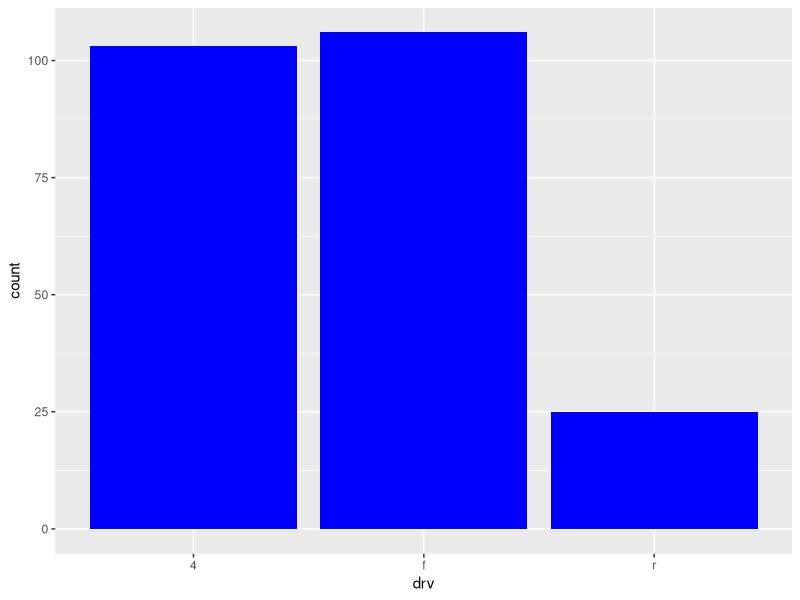
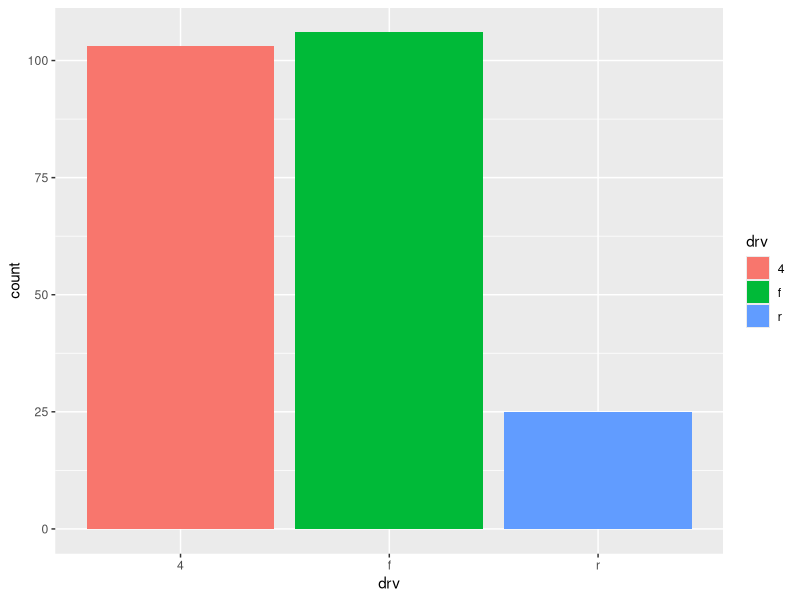
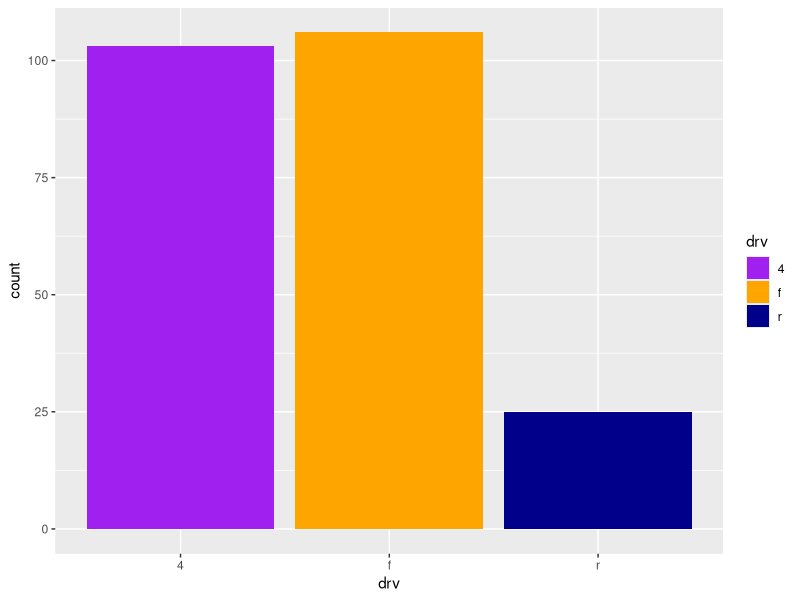
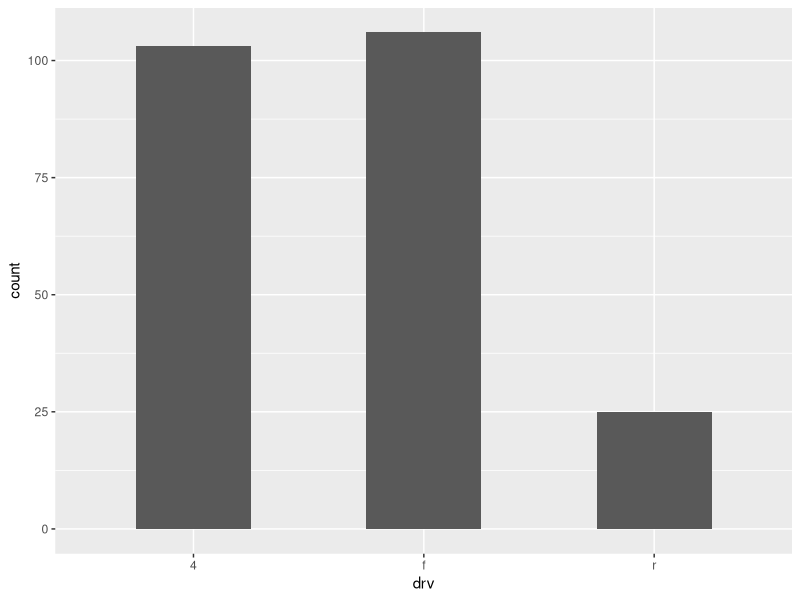
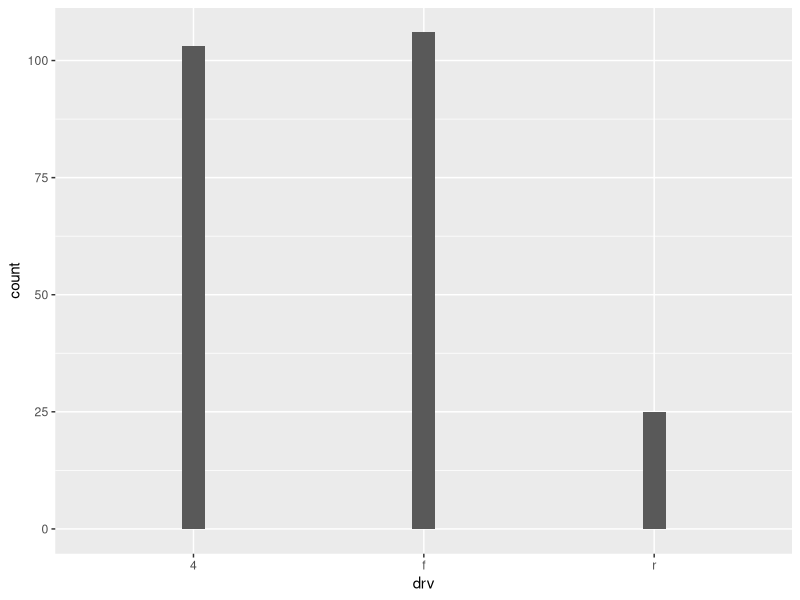
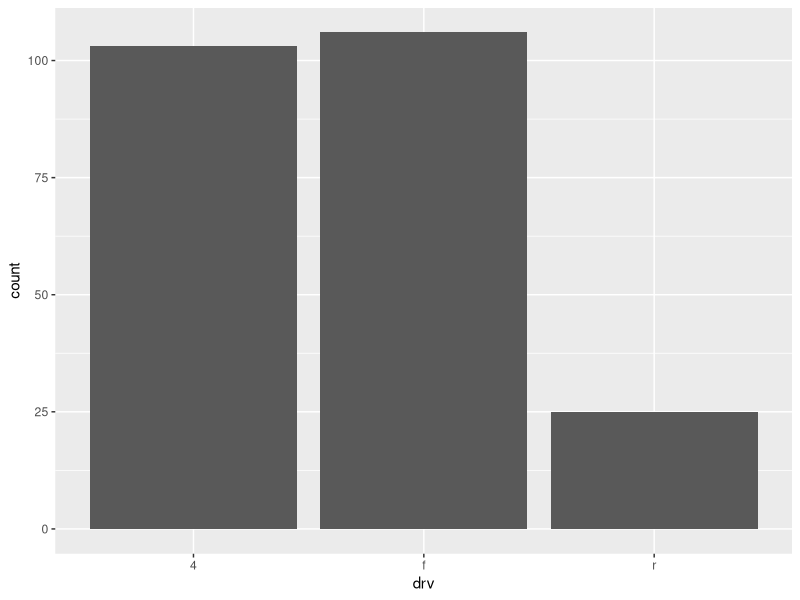
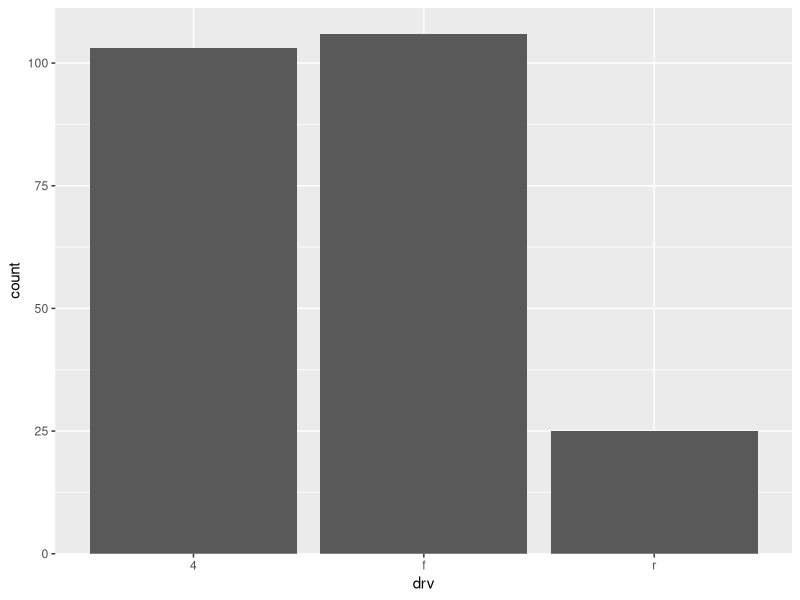
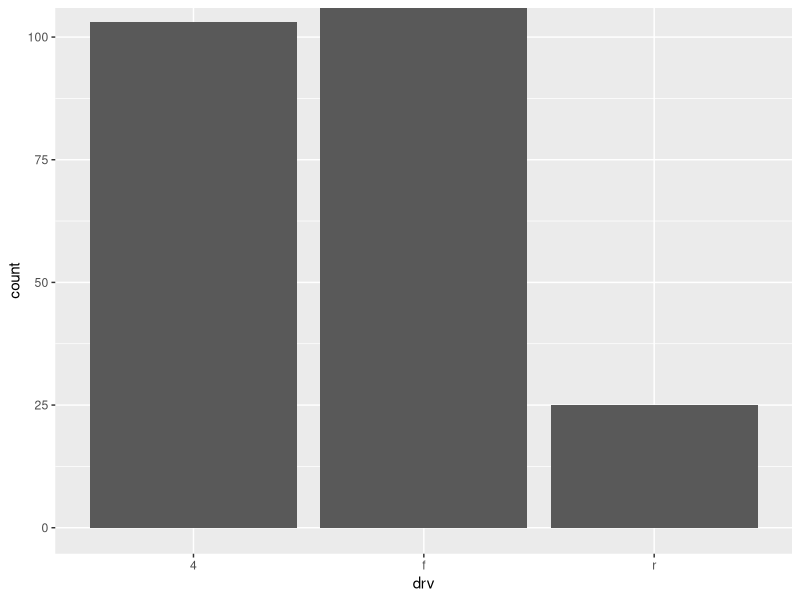

Write the R code that produced these figures, in order.
## ---- chunk 1
library(ggplot2)
library(dplyr)
library(tidyr)

knitr::opts_chunk$set(
  fig.dpi = 300, 
  collapse = TRUE, 
  comment = "#>",
  fig.asp = 0.618,
  fig.width = 6,
  out.width = "80%"
  )
## ---- chunk 2
ggplot(mpg, aes(x = drv)) +
  geom_bar(fill = "blue")
## ---- chunk 3
ggplot(mpg, aes(x = drv, fill = drv)) +
  geom_bar()
## ---- chunk 4
ggplot(mpg, aes(x = drv, fill = drv)) +
  geom_bar() +
  scale_fill_manual(values = c("purple", "orange", "darkblue"))
## ---- chunk 5
ggplot(mpg, aes(x = drv)) +
  geom_bar(width = 0.5)

ggplot(mpg, aes(x = drv)) +
  geom_bar(width = 0.1)
## ---- chunk 6
ggplot(mpg, aes(x = drv)) +
  geom_bar()
## ---- chunk 7
ggplot(mpg, aes(x = drv)) +
  geom_bar() +
  scale_y_continuous(expand = expansion(mult = c(0, 0.05)))
## ---- chunk 8
ggplot(mpg, aes(x = drv)) +
  geom_bar() +
  scale_y_continuous(expand = expansion(mult = c(0.05, 0)))
## ---- chunk 9
ggplot(mpg, aes(x = drv)) +
  geom_bar() +
  scale_x_discrete(expand = expansion(add = c(0, 0.6)))
## ---- chunk 10
ggplot(mpg, aes(x = drv)) +
  geom_bar() +
  scale_x_discrete(expand = expansion(add = 0.6)) +
  scale_y_continuous(expand = expansion(mult = 0.05))
## ---- chunk 11
ggplot(mpg, aes(x = drv, fill = class)) +
  geom_bar(position = "dodge")
## ---- chunk 12
ggplot(mpg, aes(x = drv, fill = class)) +
  geom_bar(position = position_dodge2(preserve = "single"))
## ---- chunk 13
ggplot(mpg, aes(y = class, fill = drv)) +
  geom_bar()
## ---- chunk 14
ggplot(mpg, aes(y = class, fill = drv)) +
  geom_bar(position = "fill")
## ---- chunk 15
ggplot(mpg, aes(y = class, fill = drv)) +
  geom_bar(position = "fill") +
  scale_x_continuous(name = "percentage", labels = scales::label_percent(accuracy = 1))
## ---- chunk 16
poll <- tribble(
  ~party,       ~agree, ~disagree, ~no_opinion,
  "Democrat",    20,    30,        20,
  "Republican",  15,    20,        10,
  "Independent", 10,    5,         0
)
## ---- chunk 17
poll_longer <- poll %>%
  pivot_longer(
    cols = -party,
    names_to = "opinion",
    values_to = "n"
  )

poll_longer
## ---- chunk 18
ggplot(poll_longer, aes(y = party, fill = opinion, x = n)) +
  geom_col()
## ---- chunk 19
ggplot(poll_longer, aes(y = party, fill = opinion, x = n)) +
  geom_col(position = "fill") +
  xlab("proportion")
## ---- chunk 20
survey <- tibble::tribble(
  ~respondent, ~q1,        ~q2,        ~q3,
  1,           "Agree",    "Agree",    "Disagree",
  2,           "Disagree", "Agree",    "Disagree",
  3,           "Agree",    "Agree",    "Disagree",
  4,           "Disagree", "Disagree", "Agree"
)
## ---- chunk 21
survey %>%
  tidyr::pivot_longer(
    cols = -respondent,
    names_to = "question",
    values_to = "response"
  ) %>%
  ggplot(aes(x = question, fill = response)) +
  geom_bar(position = "dodge")
## ---- chunk 22
mpg %>%
  group_by(drv) %>%
  summarise(mean_hwy = mean(hwy)) %>%
  ggplot(aes(x = drv, y = mean_hwy)) +
  geom_col()
## ---- chunk 23
ggplot(mpg, aes(x = drv, y = hwy)) +
  stat_summary(fun = "mean", geom = "bar")
## ---- chunk 24
ggplot(mpg, aes(x = drv)) +
  geom_bar()
## ---- chunk 25
mpg %>%
  dplyr::count(drv) %>%
  ggplot(aes(x = drv, y = n)) +
  geom_col() +
  geom_text(aes(label = n), vjust = -0.5) +
  coord_cartesian(ylim = c(0, 110))
## ---- chunk 26
ggplot(mpg, aes(x = drv)) +
  geom_bar() + 
  stat_count(geom = "text", aes(label = ..count..), vjust = -0.5) +
  coord_cartesian(ylim = c(0, 110))
## ---- chunk 27
ggplot(mpg, aes(x = class, fill = drv)) +
  geom_bar()
## ---- chunk 28
mpg %>%
  count(class, drv) 
## ---- chunk 29
mpg %>%
  count(class, drv) %>%
  ggplot(aes(x = class, fill = drv, y = n)) +
  geom_col() +
  geom_text(aes(label = n), size = 3, position = position_stack(vjust = 0.5))
## ---- chunk 30
ggplot(mpg, aes(x = drv)) +
  geom_bar()
## ---- chunk 31
mpg %>%
  dplyr::count(drv) %>%
  mutate(prop = n / sum(n)) %>%
  ggplot(aes(x = drv, y = prop)) +
  geom_col()
## ---- chunk 32
ggplot(mpg, aes(x = drv, y = ..prop.., group = 1)) +
  geom_bar()
## ---- chunk 33
ggplot(mpg, aes(x = drv)) +
  geom_bar() +
  ylim(c(20, 120))
## ---- chunk 34
ggplot(mpg, aes(x = drv)) +
  geom_bar() +
  coord_cartesian(ylim = c(20,110))
## ---- chunk 35
df <- tibble::tribble(
  ~x,  ~y,
  "A", 1050,
  "B", 1100,
  "C", 1150
)

ggplot(df, aes(x = x, y = y)) +
  geom_col()
## ---- chunk 36
# don't do this
ggplot(df, aes(x = x, y = y)) +
  geom_col() +
  coord_cartesian(ylim = c(1000, 1150))

# do this
ggplot(df, aes(x = x, y = y)) +
  geom_point(size = 3)
